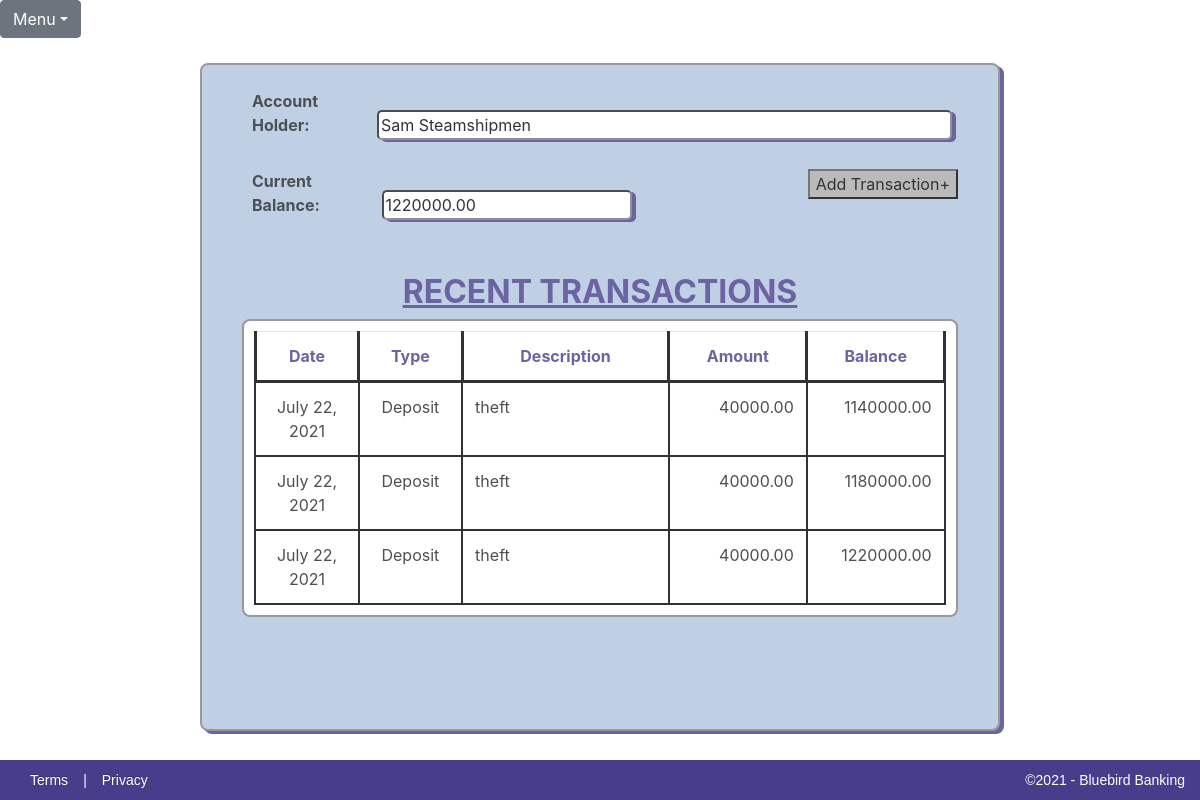
Page /1/balance/ on the committed database.
### Checkbook/models.py (models this page shows)
class Account(models.Model):
    first_name = models.CharField(max_length=50, blank=True, default="")
    last_name = models.CharField(max_length=50, blank=True, default= "")
    initial_deposits = models.DecimalField(default=0.00, max_digits=100000000, decimal_places=2)
    objects = models.Manager()
    def __str__(self):
        return self.first_name + " " + self.last_name

class Transaction(models.Model):
    date = models.DateField()
    type = models.CharField(max_length=20, choices=trans_type)
    amount = models.DecimalField(default=0.00, max_digits=20, decimal_places=2)
    description = models.CharField(max_length=150, blank=True)
    account = models.ForeignKey(Account, on_delete=models.CASCADE)
    Transactions = models.Manager()

### Checkbook/views.py (the view)
# urls.py: path('<int:pk>/balance/', views.balance, name='balance'),
def balance(request, pk):
    account = get_object_or_404(Account, pk=pk)
    transactions = Transaction.Transactions.filter(account=pk)
    current_total = account.initial_deposits
    table_contents = { }
    for t in transactions:
        if t.type == 'Deposit':
            current_total += t.amount
            table_contents.update({t: current_total})
        else:
            current_total -= t.amount
            table_contents.update({t: current_total})
    content = {'account': account, 'table_contents': table_contents, 'balance': current_total}
    return render(request, 'checkbook/BalanceSheet.html', content)

### Checkbook/templates/checkbook/BalanceSheet.html (shortened to what this page needs)
{% extends 'checkbook_base.html' %}
{% block content %}
			<div id="all-transactions-form">
				<form>
					<br>
					<label>Account Holder:</label><input id="accountholder" type="text" name="accountHolder" value="{{ account }}" readonly>
					<br><br>
					<label>Current Balance:</label>
					<input id="balance" type="text" name="currentBalance" value="{{ balance }}" readonly>
					<button type="button"><a href="{% url 'transaction' %}">Add Transaction+</a></button>
				</form>
				<br><br>
			</div>
			<h2>RECENT TRANSACTIONS</h2>
			<table class="table table-responsive" id ="transactions-table">
				<tr id="headerRow">
					<th>Date</th>
					<th>Type</th>
					<th>Description</th>
					<th>Amount</th>
					<th>Balance</th>
				</tr>
				{% for key, total in table_contents.items %}
				<tr>
					<td class="center">{{ key.date }} </td>
					<td class="center">{{ key.type }}</td>
					<td class="left">{{ key.description }}</td>
					<td class="right">{{ key.amount }}</td>
					<td class="right">{{ total }}</td>
				</tr>
				{% endfor %}
			</table>
			<br><br>
{% endblock %}

### Checkbook/templates/checkbook_base.html (shortened to what this page needs)
{% load static %}
<!DOCTYPE html>
<html lang="en">
	<head>
		<link rel="stylesheet" href="{% static '/CSS/CheckbookApp.css' %}">
		<link rel="stylesheet" href="https://stackpath.bootstrapcdn.com/bootstrap/4.3.1/css/bootstrap.min.css">
		<link rel="stylesheet" href="https://maxcdn.bootstrapcdn.com/font-awesome/4.7.0/css/font-awesome.min.css">
	</head>
	<header>
		<div class="JavaScriptDropdown">
			<div class="btn-group">
				<button type="button" class="btn btn-secondary dropdown-toggle" data-toggle="dropdown">Menu</button>
			</div>
		</div>
	</header>
	<body id="body">
		<div class="checkbook-container">
			{% block content %}{% endblock %}
			<br><br>
		</div>
		<section id="block-footer">
			<p id="footer-right"><a href="#">Terms</a>|<a href="#">Privacy</a></p>
			<p id="footer-left">&copy;2021 - Bluebird Banking</p>
		</section>
	</body>
</html>

### Checkbook/static/CSS/CheckbookApp.css (style rules this page uses)
html, body { height: cover; width: cover; }
body { font-family: Lucida Sans Unicode; text-align: center; background-image: url('C:/python_projects/chbkEnv/Django_Checkbook/Checkbook/static/images/CheckCalligraphyPen.jpg'); -webkit-background-size: cover; -moz-background-size: cover; -o-background-size: cover; background-size: cover; overflow: scroll; background-repeat: no-repeat; }
label { width: 125px; margin-left: 50px; font-weight: bold; opacity: initial; }
input, select { width: 500px; border-radius: 5px; box-shadow: 4px 2px darkslateblue; }
th { border: 3px solid black; }
tr td { height: 25px; border: 2px solid black; word-wrap: normal; vertical-align: top; width: auto; }
#headerRow { color: darkslateblue; text-align: center; }
.center { text-align: center; width: 15%; }
.left { padding-left: 10px; width: 30%; word-wrap: normal; }
.right { padding-right: 5px; width: 20%; text-align: right; }
.JavaScriptDropdown { position: relative; margin-top: 0; }
.checkbook-container { opacity: 0.8; position: relative; width: 800px; height: auto; border-radius: 8px; border: 2px solid gray; box-shadow: 4px 3px darkslateblue; margin-left: auto; margin-right: auto; margin-top: 25px; background-color: lightsteelblue; }
.checkbook-container h2 { color: darkslateblue; font-size: 32px; font-weight: bold; text-align: center; text-decoration: underline; }
#all-transactions-form { position: relative; }
#all-transactions-form button { background-color: darkgray; position: relative; right: 40px; float: right; }
#accountholder { width: 575px; }
#balance { width: 250px; }
#transactions-table { background-color:white; width: 90%; height: auto; margin-right: auto; margin-left: auto; padding: 10px; border: 2px solid gray; border-collapse: collapse; border-radius: 8px; table-layout: auto; float: center; position: relative; }
.checkbook-container button, .new-account-button { background-color: darkgray; display: block; margin-left: auto; margin-right: auto; }
button a, button a:hover { text-decoration: none; text-align: center; color:black; }
#block-footer { clear: both; display: flex; width: 100%; -moz-box-sizing: border-box; margin: 0 auto; background-color: darkslateblue; position: fixed; bottom: 0; height: 40px; }
#block-footer a, #block-footer p { flex: 1; color: white; padding: 15px 15px; font-size: 14px; line-height: 10px; font-family:'PT Sans', Arial, Helvetica, sans-serif; }
#footer-left { width: 40%; text-align: right; }
#block-footer { float:left; clear:both; width:100%; }
#block-footer a { color: white; text-shadow: 0 -1px 0 rgba(0, 0, 0, 0.25); text-decoration: none; outline: medium none; }

### rows in the picture
Account: accountHolder "Sam Steamshipmen"
Transaction: date "July 22, 2021", type "Deposit", description "theft", amount "40000.00", total "1140000.00"
Transaction: date "July 22, 2021", type "Deposit", description "theft", amount "40000.00", total "1180000.00"
Transaction: date "July 22, 2021", type "Deposit", description "theft", amount "40000.00", total "1220000.00"
